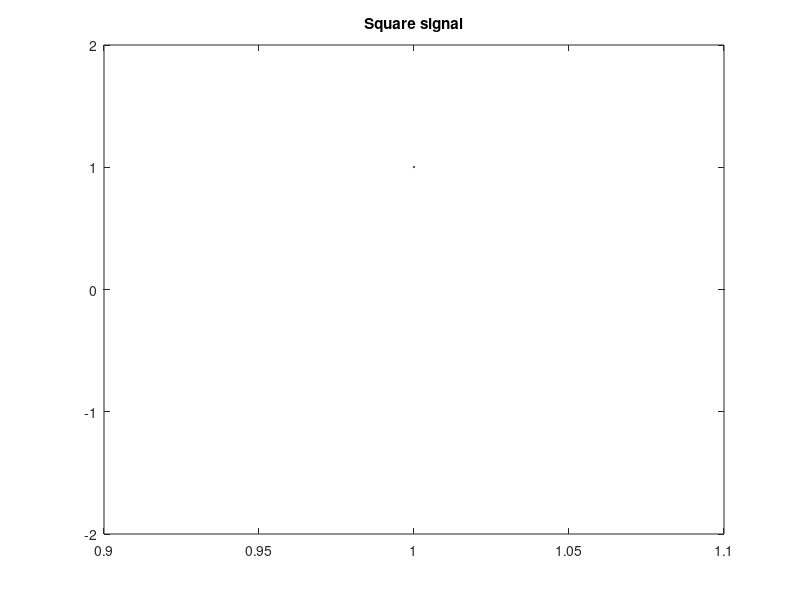

Recreate this plot in MATLAB. (Note: this script raises an error after producing the figure.)
A = 1;
T = 100;

%% Plot square signal

s = square(A, T);
plot(s)
ylim([-A-1, A + 1]);
title("Square signal")

%% Calculate coefficients + shifted coefficients of signal

kmax = 81;
k = -kmax:kmax;
tau = T/4;  % shift value
coef = compute_complex_coef(kmax, A);
coef_shift = compute_complex_coef_tau(kmax, A, tau);

% Plot the spectrum of complex coefficients

figure;
stem(k, abs(coef));
title("Before shift phase");
ylabel("Magnitude of Component");
xlabel("Frequencu component k");

% Plot the spectrum of complex shifted coefficients

figure;
stem(k, abs(coef_shift));
title("After shift phase with T/4");
ylabel("Magnitude of Component");
xlabel("Frequencu component k");

%% Signal Reconstruction

s_shift = zeros(1, T);
t = 0:1:T;

for i = 1:T
    s_shift(i) = sum(coef_shift.*exp(1j *(2*pi*k*i) / T)); % Fourier Series
end

figure;
plot(s);
hold on;
plot(real(s_shift));
title("Signal Reconstruction after phase shifting");
legend('Before', 'After');
xlim([1, T]);